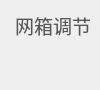
       <widget class="QWidget" name="Net_regulation" native="true">
        <property name="minimumSize">
         <size>
          <width>100</width>
          <height>90</height>
         </size>
        </property>
        <property name="maximumSize">
         <size>
          <width>100</width>
          <height>90</height>
         </size>
        </property>
        <property name="font">
         <font>
          <pointsize>11</pointsize>
         </font>
        </property>
        <property name="styleSheet">
         <string notr="true">#Net_regulation
{
	background-color: rgb(255, 255, 255);
	border-radius: 14px;
	border:1px solid rgb(217, 217, 217);
}</string>
        </property>
        <layout class="QGridLayout" name="gridLayout_21">
         <item row="0" column="0">
          <layout class="QGridLayout" name="gridLayout_22">
           <property name="topMargin">
            <number>0</number>
           </property>
           <property name="spacing">
            <number>0</number>
           </property>
           <item row="0" column="0" colspan="2">
            <widget class="QLabel" name="Net_regulation_title">
             <property name="minimumSize">
              <size>
               <width>80</width>
               <height>25</height>
              </size>
             </property>
             <property name="maximumSize">
              <size>
               <width>80</width>
               <height>25</height>
              </size>
             </property>
             <property name="font">
              <font>
               <family>字魂布丁体(商用需授权)</family>
               <pointsize>14</pointsize>
              </font>
             </property>
             <property name="styleSheet">
              <string notr="true">color: rgb(86, 86, 86);</string>
             </property>
             <property name="text">
              <string>网箱调节</string>
             </property>
             <property name="alignment">
              <set>Qt::AlignRight|Qt::AlignTrailing|Qt::AlignVCenter</set>
             </property>
            </widget>
           </item>
           <item row="1" column="0">
            <widget class="QLabel" name="Net_regulation_icon">
             <property name="minimumSize">
              <size>
               <width>30</width>
               <height>30</height>
              </size>
             </property>
             <property name="maximumSize">
              <size>
               <width>30</width>
               <height>30</height>
              </size>
             </property>
             <property name="font">
              <font>
               <pointsize>6</pointsize>
              </font>
             </property>
             <property name="text">
              <string/>
             </property>
             <property name="pixmap">
              <pixmap resource="resource/resource.qrc">:/first/env_page/Net cage lifting device.png</pixmap>
             </property>
             <property name="scaledContents">
              <bool>true</bool>
             </property>
            </widget>
           </item>
           <item row="1" column="1">
            <widget class="QWidget" name="mtoggleD" native="true">
             <property name="minimumSize">
              <size>
               <width>50</width>
               <height>38</height>
              </size>
             </property>
             <property name="maximumSize">
              <size>
               <width>50</width>
               <height>38</height>
              </size>
             </property>
             <property name="styleSheet">
              <string notr="true"/>
             </property>
            </widget>
           </item>
          </layout>
         </item>
        </layout>
       </widget>
